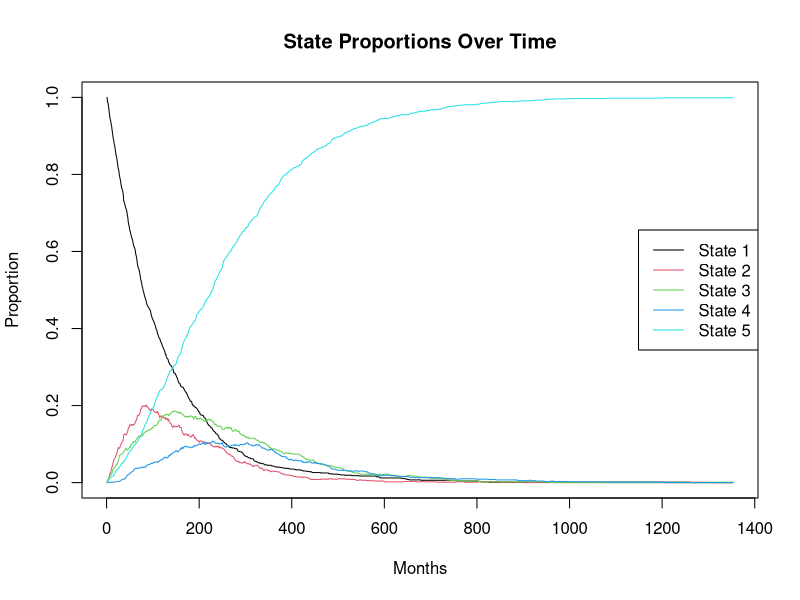
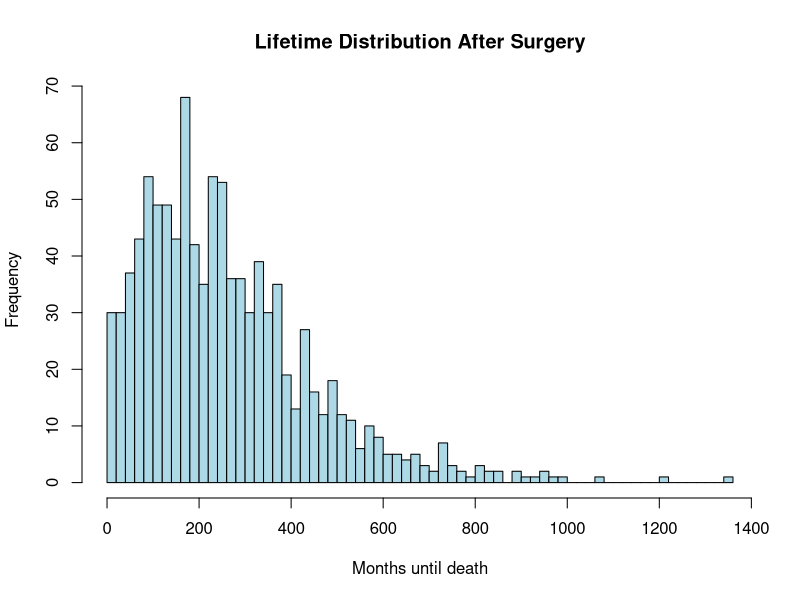
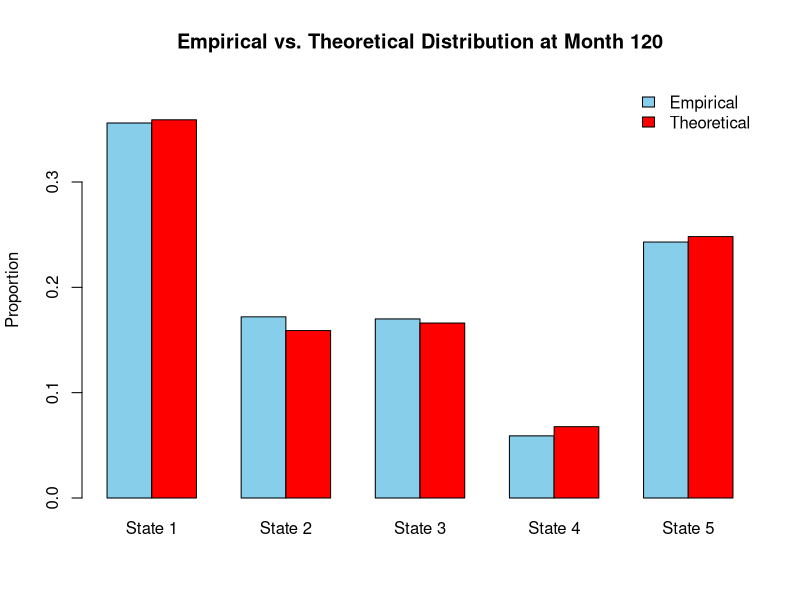
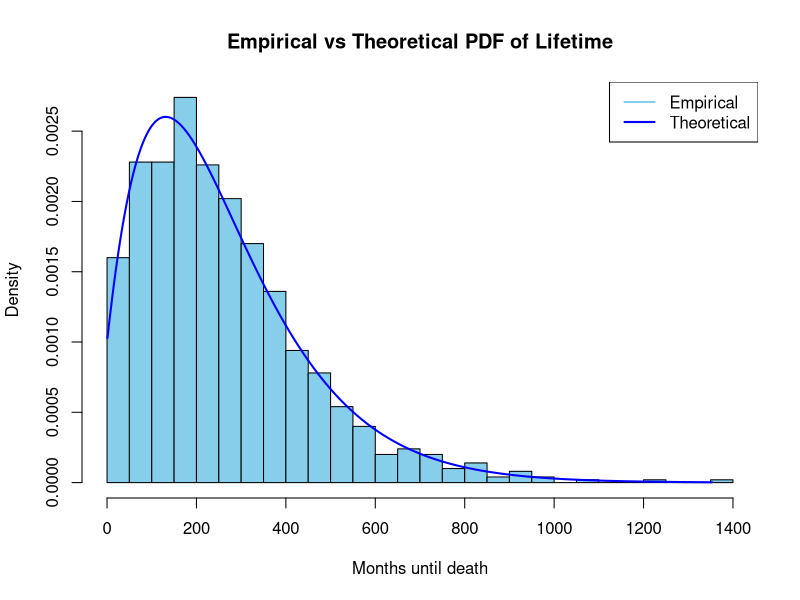
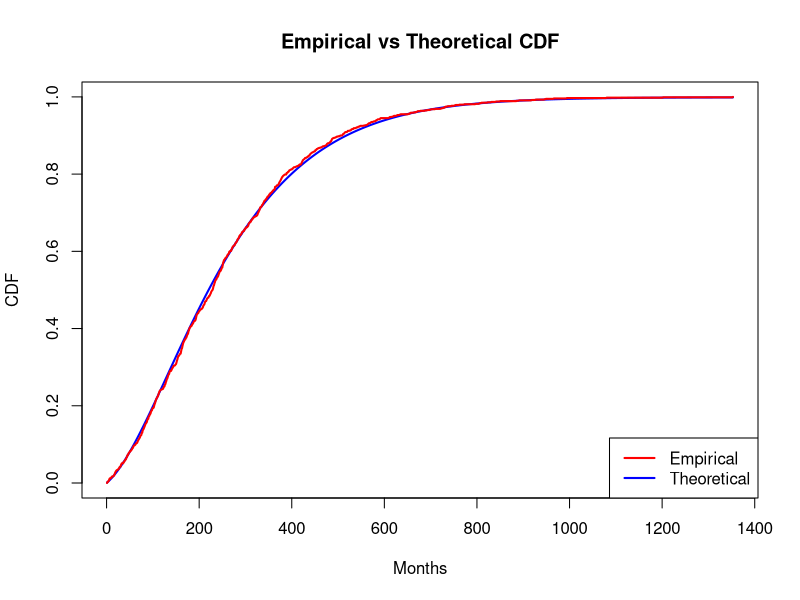
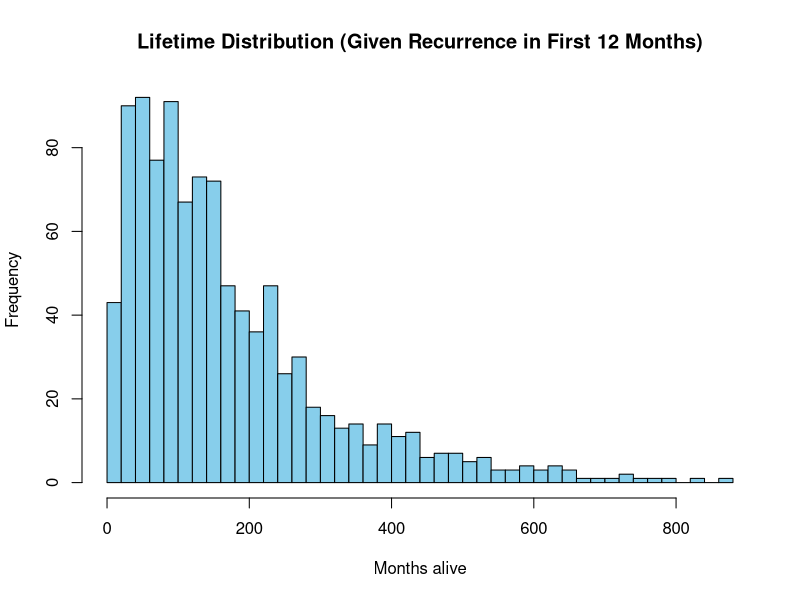

Recreate these plots in R, in order.

#############################################
# Project 1
#############################################

############ TASK 1 #######################################
#Load libraries
library(matrixcalc)

# Define the probability matrix
P <- matrix(c(0.9915, 0.005, 0.0025, 0, 0.001,
              0, 0.986, 0.005, 0.004, 0.005,
              0, 0, 0.992, 0.003, 0.005,
              0, 0, 0, 0.991, 0.009,
              0, 0, 0, 0, 1), nrow = 5, byrow = TRUE)

#Define parameters
women <- 1000
states <- nrow(P)

# Simulate the cancer evolution of women until death
SimulateOneWoman <- function(P){
  
  # Initialize
  evolution <- c()
  current_state <- 1 # All women start in first state
  
  #Evolution, when still alive
  while (current_state !=5){
    evolution <- c(evolution, current_state) #Tracks the state of the woman 
    
    #Sample next state from the probability distribution defined by current row of P
    current_state <- sample(1:states, size = 1, prob = P[current_state,])
  }
  
  #When a woman dies we add the "death state" to the evolution
  evolution <- c(evolution, 5) #Here we include death state
  
  #Return the number of months a woman is alive and state evolution.
  return(list(months_alive = length(evolution), evolution = evolution))
} 



#Simulate the cancer evolution of all women
SimulateAllWomen <- function(n, P){
  
  #Initialize
  months_alive <- numeric(n)
  evolution_list <- vector("list",n)
  longest_lifespan <- 0
  
  #Loop through one woman at a time
  for (i in 1:n){
    result <- SimulateOneWoman(P)
    months_alive[i] <- result$months_alive
    evolution_list[[i]] <- result$evolution
    longest_lifespan <- max(longest_lifespan, result$months_alive)
  }
  
  #Store cancer evolution for each woman in a square matrix
  evolutions <- matrix(5, nrow=n, ncol=longest_lifespan)
  for (i in 1:n){
    length_i <- length(evolution_list[[i]])
    evolutions[i, 1:length_i] <- evolution_list[[i]]
  }
  
  return(list(months_alive = months_alive, evolutions = evolutions))
  
}


# Proportions of each state
StateProportions <- function(evolutions, states){
  
  #Initialize
  months <- ncol(evolutions)
  state_proportions <- matrix(0, nrow = months, ncol= states)
  
  #Convert state count into proportion
  for (t in 1:months){
    for (s in 1:states){
      state_proportions[t,s] <- sum(evolutions[,t] == s)/nrow(evolutions)
    }
  }
  return(state_proportions)
}



#Perform simulation
set.seed(123)
results <- SimulateAllWomen(women, P)

#Compute the proportions in each state
proportions <- StateProportions(results$evolutions, states)
matplot(proportions, type = "l", lty = 1, col = 1:5,
        xlab = "Months", ylab = "Proportion", 
        main = "State Proportions Over Time")
legend("right", legend = paste("State", 1:5), col = 1:5, lty = 1)

#Plot histogram of the month's women are alive
hist(results$months_alive, breaks = 50, main = "Lifetime Distribution After Surgery", 
     xlab = "Months until death", col = "lightblue")

# Proportion of women where the cancer reappears locally
LocalReappearance <- apply(results$evolutions, 1, function(row) any(row == 2))
LocalReappearance_Proportion <- mean(LocalReappearance)

cat("Proportion of women with local recurrence:", LocalReappearance_Proportion, "\n")


######## TASK 2 ######################################################

# Set evaluation time
month <- 120

# Everyone starts in state 1
initial_distribution <- c(1, 0, 0, 0, 0)

# Theoretical distribution at month = 120
theoretical_distribution <- initial_distribution %*% matrix.power(P, month)

# Empirical distribution at month=120
empirical_distribution <- proportions[month, ]

# Compare the two distributions
rbind(Empirical = empirical_distribution,
                    Theoretical = theoretical_distribution)


#Comparesion of the two distributions
comparison <- rbind(Empirical = empirical_distribution,
                     Theoretical = as.numeric(theoretical_distribution))

#Barplot visualizing the comparison
barplot(comparison,
        beside = TRUE,
        col = c("skyblue", "red"),
        names.arg = paste("State", 1:5),
        main = "Empirical vs. Theoretical Distribution at Month 120",
        ylab = "Proportion",
        ylim = c(0, max(comparison) * 1.1),
        legend.text = TRUE,
        args.legend = list(x = "topright", bty = "n"))



# Chi-squared test for verification
observed_counts <- empirical_distribution * women
chisq_result <- chisq.test(x = observed_counts, p = as.numeric(theoretical_distribution))
print(chisq_result)


######### TASK 3 ######################################################


# Setup
library(matrixcalc)

# The distribution is given by P(T=t)=Pi(P_s)^t*p_s
# We define the relevant parameters
Pi <- c(1, 0, 0, 0) # All women start in state 1
P_s <- P[1:4, 1:4] #Submatrix of transitions between all states except for 5
p_s <- P[1:4, 5] # Probability of transitioning to the death state 5.


#Define the empirical lifetime distribution
EmpiricalLifetimeDistribution <- function(t) {
  as.numeric(Pi %*% matrix.power(P_s, t) %*% p_s)
}

# Generate theoretical probabilities
max_t <- max(results$months_alive)
xvalues <- 1:max_t
theoretical_probs <- sapply(xvalues, EmpiricalLifetimeDistribution)


# Plot empirical vs theoretical PDF
hist(results$months_alive, breaks = 30, probability = TRUE,
     main = "Empirical vs Theoretical PDF of Lifetime",
     xlab = "Months until death", col = "skyblue")
lines(xvalues, theoretical_probs, col = "blue", lwd = 2)
legend("topright", legend = c("Empirical", "Theoretical"),
       col = c("skyblue", "blue"), lwd = 2, lty = 1)


# Plot empirical vs theoretical CDF
empirical_cdf <- ecdf(results$months_alive)(xvalues)
theoretical_cdf <- cumsum(theoretical_probs)
plot(xvalues, theoretical_cdf, type = "l", col = "blue", lwd = 2,
     xlab = "Months", ylab = "CDF", main = "Empirical vs Theoretical CDF")
lines(xvalues, empirical_cdf, col = "red", lwd = 2)
legend("bottomright", legend = c("Empirical", "Theoretical"),
       col = c("red", "blue"), lwd = 2, lty = 1)


### Perform Kolmogorov Smirnov test ###
#Test statistic calculated using formula on page 15 slide2bm1
ks_stat <- max(abs(empirical_cdf - theoretical_cdf))

#The adjusted statistic is calculated using formula on page 16 slide2bm1
adjusted_ks <- (sqrt(max_t) + 0.12 + 0.11 / sqrt(max_t)) * ks_stat
adjusted_ks

#Remember critical value for a 5% significanse level is 1.358 (page 16 slide2bm1)


##### TASK 4 ###################################################################

# Number of accepted women we want
women_accepted <- 1000

# Initialize
lifespan_accepted <- numeric(women_accepted)
accepted <- 0
set.seed(123)  # for reproducibility

#Run until we have 1000 accepted women
while (accepted < women_accepted) {
  woman <- SimulateOneWoman(P)
  evo <- woman$evolution #Store the woman's state_evolution
  
  # Check if she survives past 12 months
  if (length(evo) > 12) {
    
    # Extract only the first 12 months
    first_12 <- evo[1:12]
    
    # Check for recurrence local (state 2) or distant (state 3)
    if (any(first_12 == 2) || any(first_12 == 3)) {
      accepted <- accepted + 1
      lifespan_accepted[accepted] <- woman$months_alive 
    }
  }
}

# Estimate expected lifetime of women meeting the condition
mean_lifetime <- mean(lifespan_accepted)
sd_lifetime <- sd(lifespan_accepted)

# Plot lifespan of women surviving past 12 months
hist(lifespan_accepted, breaks = 40, col = "skyblue",
     main = "Lifetime Distribution (Given Recurrence in First 12 Months)",
     xlab = "Months alive")

cat("Estimated expected lifetime (given recurrence within 12 months):", mean_lifetime, "months\n")
cat("Standard deviation:", sd_lifetime, "months\n")




######### TASK 5 ##################################################################################
set.seed(123)

# Parameters
n_simulations <- 100        # Number of replications
n_women <- 200              # Number of women per replication
death_month_threshold <- 350 # Death within the chosen number of months

# Store results
death_proportions <- numeric(n_simulations)
mean_months_alive <- numeric(n_simulations)

# Perform 100 simulations 
for (i in 1:n_simulations) {
  
  #Simulate 200 women
  sim <- SimulateAllWomen(n_women, P)
  months_alive <- sim$months_alive  
  
  # Proportion who die within 350 months
  death_proportions[i] <- mean(months_alive <= death_month_threshold)
  
  # Mean lifespan for the replication
  mean_months_alive[i] <- mean(months_alive)
}

### CRUDE MONTE CARLO ESTIMATOR ###-------------------------------------------

crudeMC_mean <- mean(death_proportions)
crudeMC_var <- var(death_proportions)

crudeMC_mean
crudeMC_var


### Confidence interval
alpha <- 0.05
q <- qt(1 - alpha/2, df = n_simulations - 1)

crude_CI <- c(
  crudeMC_mean - q * sqrt(crudeMC_var) / sqrt(n_simulations),
  crudeMC_mean + q * sqrt(crudeMC_var) / sqrt(n_simulations)
)

crude_CI

### CONTROL VARIATE ESTIMATOR ###----------------------------------------------

# Theoretical expected lifetime: E[T] = π (I - P_s)^(-1) 1
Pi <- c(1, 0, 0, 0)                     # Initial state distribution
P_s <- P[1:4, 1:4]                      # Submatrix without death state
p_s <- P[1:4, 5]                        # Probability of dying from each state
I <- diag(4)                            # Identity matrix
theor_mean_months_alive <- as.numeric(Pi %*% solve(diag(4)-P_s) %*% rep(1,4))

# Estimate c using formula on page 15 slide7m1
c <- -cov(death_proportions, mean_months_alive) / var(mean_months_alive)

Z <- death_proportions + c * (mean_months_alive - theor_mean_months_alive)

# Estimate mean and variance with control variate
cv_mean <- mean(Z)
cv_var <- var(Z)

cv_mean
cv_var

# Compare variance reduction
reduction_ratio <- crudeMC_var / cv_var
cat("Variance reduction factor:", reduction_ratio, "\n")

### Confidence interval with covariates
alpha <- 0.05
q <- qt(1 - alpha/2, df = n_simulations - 1)


# Control variate confidence interval
cv_CI <- c(
  cv_mean - q * sqrt(cv_var) / sqrt(n_simulations),
  cv_mean + q * sqrt(cv_var) / sqrt(n_simulations)
)

cv_CI



#### Results ####
#Means
cat("Crude MC estimate of probability:", crudeMC_mean, "\n")
cat("Control variate estimate of probability:", cv_mean, "\n")

#Variance 
cat("Crude MC variance:", crudeMC_var, "\n")
cat("Control variate variance:", cv_var, "\n")

#CI
cat("Crude CI:", crude_CI, "\n")
cat("Control Variate CI:", cv_CI, "\n")

#CI Width
cat("Crude CI width:", diff(crude_CI), "\n")
cat("Control Variate CI width:", diff(cv_CI), "\n")


#Variance reduction factor
reduction_ratio <- crudeMC_var / cv_var
cat("Variance reduction factor:", reduction_ratio, "\n")
